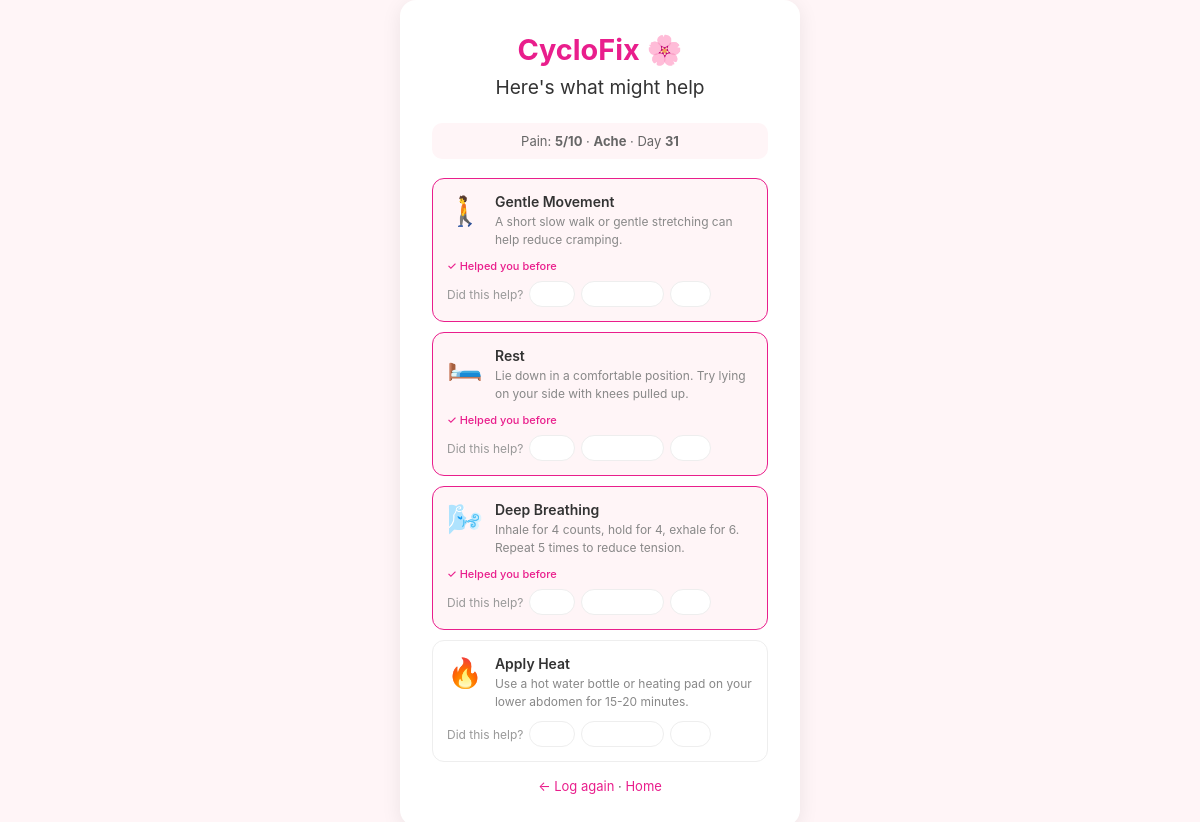
The page /suggestions (signed in) on the database its author committed.
### models.py (models this page shows)
class CycleLog(db.Model):
    id = db.Column(db.Integer, primary_key=True)
    user_id = db.Column(db.Integer, db.ForeignKey('user.id'), nullable=False)
    date = db.Column(db.Date, nullable=False, default=datetime.utcnow)
    cycle_day = db.Column(db.Integer, nullable=True)
    pain_intensity = db.Column(db.Integer, nullable=True)
    pain_type = db.Column(db.String(50), nullable=True)
    relief_suggestion = db.Column(db.String(100), nullable=True)
    relief_helped = db.Column(db.String(20), nullable=True)
    created_at = db.Column(db.DateTime, default=datetime.utcnow)

### app.py (the view)
@app.route('/suggestions')
@login_required
def suggestions():
    from collections import Counter
    latest_log = CycleLog.query.filter_by(
        user_id=current_user.id
    ).order_by(CycleLog.created_at.desc()).first()
    all_suggestions = {
        'cramp': ['heat', 'breathing', 'rest', 'movement'],
        'ache': ['rest', 'heat', 'movement', 'breathing'],
        'sharp': ['rest', 'breathing', 'heat', 'movement'],
        'back': ['heat', 'movement', 'rest', 'breathing']
    }
    pain_type = latest_log.pain_type if latest_log else 'cramp'
    suggestions_list = all_suggestions.get(pain_type, all_suggestions['cramp'])
    past_feedback = CycleLog.query.filter_by(
        user_id=current_user.id,
        pain_type=pain_type
    ).filter(CycleLog.relief_helped == 'yes').all()
    all_helpful = [log.relief_suggestion for log in past_feedback]
    help_counts = Counter(all_helpful)
    helpful = [s for s, count in help_counts.items() if count >= 2]
    suggestions_list = sorted(
        suggestions_list,
        key=lambda x: help_counts.get(x, 0),
        reverse=True
    )
    suggestion_details = {
        'heat': {
            'emoji': '🔥',
            'title': 'Apply Heat',
            'desc': 'Use a hot water bottle or heating pad on your lower abdomen for 15-20 minutes.'
        },
        'breathing': {
            'emoji': '🌬️',
            'title': 'Deep Breathing',
            'desc': 'Inhale for 4 counts, hold for 4, exhale for 6. Repeat 5 times to reduce tension.'
        },
        'rest': {
            'emoji': '🛏️',
            'title': 'Rest',
            'desc': 'Lie down in a comfortable position. Try lying on your side with knees pulled up.'
        },
        'movement': {
            'emoji': '🚶',
            'title': 'Gentle Movement',
            'desc': 'A short slow walk or gentle stretching can help reduce cramping.'
        }
    }
    return render_template('suggestions.html',
        user=current_user,
        suggestions=suggestions_list,
        details=suggestion_details,
        log=latest_log,
        helpful=helpful
    )

### app.py (called while the page is built)
@login_manager.user_loader
def load_user(user_id):
    return User.query.get(int(user_id))

### templates/suggestions.html (shortened to what this page needs)
<!DOCTYPE html>
<html lang="en">
<head>
    <link rel="stylesheet" href="{{ url_for('static', filename='style.css') }}">
</head>
<body>
    <div class="container">
        <h1>CycloFix 🌸</h1>
        <h2>Here's what might help</h2>
        {% if log %}
        <div class="pain-summary">
            Pain: <strong>{{ log.pain_intensity }}/10</strong> ·
            <strong>{{ log.pain_type | capitalize }}</strong> ·
            Day <strong>{{ log.cycle_day }}</strong>
        </div>
        {% endif %}
        <div class="suggestions-list">
            {% for s in suggestions %}
            <div class="suggestion-card {% if s in helpful %}previously-helped{% endif %}">
                <div class="suggestion-header">
                    <span class="suggestion-emoji">{{ details[s].emoji }}</span>
                    <div class="suggestion-text">
                        <div class="suggestion-title">{{ details[s].title }}</div>
                        <div class="suggestion-desc">{{ details[s].desc }}</div>
                    </div>
                </div>
                {% if s in helpful %}
                <div class="helped-badge">✓ Helped you before</div>
                {% endif %}
                <div class="feedback-buttons">
                    <span class="feedback-label">Did this help?</span>
                    <button class="feedback-btn yes"
                            onclick="submitFeedback('{{ s }}', 'yes', this)">
                    </button>
                    <button class="feedback-btn somewhat"
                            onclick="submitFeedback('{{ s }}', 'somewhat', this)">
                    </button>
                    <button class="feedback-btn no"
                            onclick="submitFeedback('{{ s }}', 'no', this)">
                    </button>
                </div>
            </div>
            {% endfor %}
        </div>
        <p><a href="/log">← Log again</a> · <a href="/">Home</a></p>
    </div>
</body>
</html>

### static/style.css (style rules this page uses)
* { margin: 0; padding: 0; box-sizing: border-box; }
body { font-family: -apple-system, BlinkMacSystemFont, 'Segoe UI', sans-serif; background: #fff5f7; min-height: 100vh; display: flex; align-items: center; justify-content: center; }
.container { background: white; padding: 2rem; border-radius: 16px; box-shadow: 0 4px 20px rgba(0,0,0,0.08); width: 100%; max-width: 400px; text-align: center; }
h1 { color: #e91e8c; font-size: 1.8rem; margin-bottom: 0.5rem; }
h2 { color: #333; font-size: 1.2rem; margin-bottom: 1.5rem; font-weight: 400; }
button { width: 100%; padding: 12px; background: #e91e8c; color: white; border: none; border-radius: 10px; font-size: 15px; cursor: pointer; margin-top: 0.5rem; transition: background 0.2s; }
p { margin-top: 1rem; font-size: 13px; color: #666; }
a { color: #e91e8c; text-decoration: none; }
.pain-summary { background: #fff5f7; border-radius: 10px; padding: 10px 14px; font-size: 13px; color: #666; margin-bottom: 1.2rem; }
.suggestions-list { display: flex; flex-direction: column; gap: 10px; margin-bottom: 1rem; }
.suggestion-card { background: #fff; border: 1.5px solid #eee; border-radius: 12px; padding: 14px; text-align: left; transition: border-color 0.2s; }
.previously-helped { border-color: #e91e8c; background: #fff5f7; }
.suggestion-header { display: flex; align-items: flex-start; gap: 12px; margin-bottom: 10px; }
.suggestion-emoji { font-size: 1.8rem; flex-shrink: 0; }
.suggestion-title { font-size: 14px; font-weight: 600; color: #333; margin-bottom: 3px; }
.suggestion-desc { font-size: 12px; color: #888; line-height: 1.5; }
.helped-badge { font-size: 11px; color: #e91e8c; margin-bottom: 8px; font-weight: 500; }
.feedback-buttons { display: flex; align-items: center; gap: 6px; margin-top: 8px; }
.feedback-label { font-size: 12px; color: #999; flex-shrink: 0; }
.feedback-btn { padding: 5px 12px; border-radius: 999px; font-size: 12px; border: 1.5px solid #eee; background: white; cursor: pointer; transition: all 0.15s; width: auto; margin: 0; }

### rows shown on the page
CycleLog: pain_intensity "5", pain_type "Ache", cycle_day "31"

### other values the page prints
{{ details[s].emoji }} "🚶" "🛏️" "🌬️" "🔥"
{{ details[s].title }} "Gentle Movement" "Rest" "Deep Breathing" "Apply Heat"
{{ details[s].desc }} "A short slow walk or gentle stretching can help reduce cramping." "Lie down in a comfortable position. Try lying on your side with knees pulled up." "Inhale for 4 counts, hold for 4, exhale for 6. Repeat 5 times to reduce tension." "Use a hot water bottle or heating pad on your lower abdomen for 15-20 minutes."
